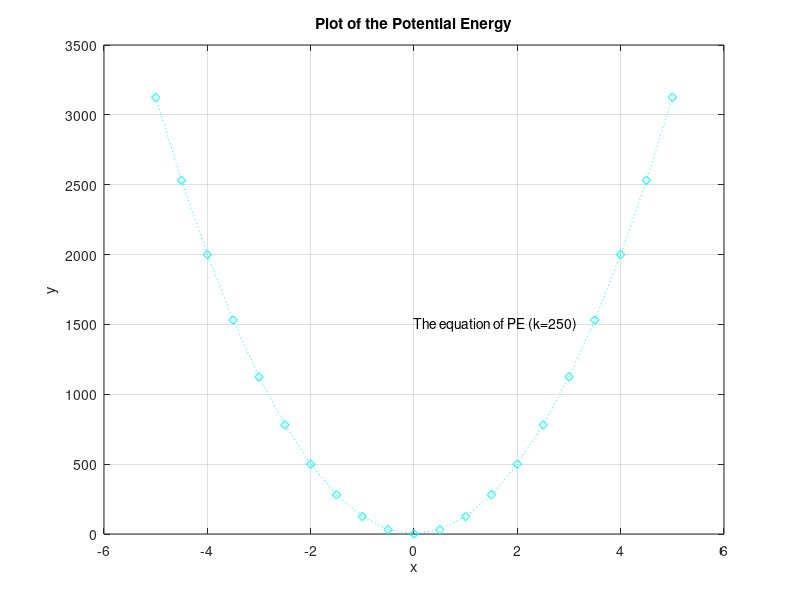

Here is the MATLAB script that generated this plot:
clc, clear, close all
k=250;
x=[-5:0.5:5];
y=0.5*k.*x.^2;
plot(x,y,':cd'),grid
xlabel('x'),ylabel('y');
title('Plot of the Potential Energy');
text(0,1500,'The equation of PE (k=250)');